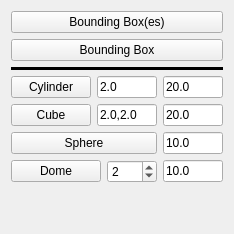
             <widget class="QWidget" name="Objects_Tab2">
              <property name="enabled">
               <bool>true</bool>
              </property>
              <property name="minimumSize">
               <size>
                <width>0</width>
                <height>0</height>
               </size>
              </property>
              <attribute name="icon">
               <iconset>
                <normaloff>../../../../../../../../home/laurent/Documents/03_Plans/Python/Icons/WF_box.svg</normaloff>../../../../../../../../home/laurent/Documents/03_Plans/Python/Icons/WF_box.svg</iconset>
              </attribute>
              <attribute name="title">
               <string>Object</string>
              </attribute>
              <layout class="QGridLayout" name="gridLayout_12">
               <item row="0" column="0">
                <widget class="QPushButton" name="button_boundingboxes">
                 <property name="maximumSize">
                  <size>
                   <width>16777215</width>
                   <height>16777215</height>
                  </size>
                 </property>
                 <property name="toolTip">
                  <string>Create bounding boxes around each of selected object(s).</string>
                 </property>
                 <property name="text">
                  <string>Bounding Box(es)</string>
                 </property>
                 <property name="icon">
                  <iconset>
                   <normaloff>../../../../../../../../home/laurent/Documents/03_Plans/Python/Icons/WF_boundingBoxes.svg</normaloff>../../../../../../../../home/laurent/Documents/03_Plans/Python/Icons/WF_boundingBoxes.svg</iconset>
                 </property>
                 <property name="iconSize">
                  <size>
                   <width>32</width>
                   <height>32</height>
                  </size>
                 </property>
                </widget>
               </item>
               <item row="1" column="0">
                <widget class="QPushButton" name="button_boundingbox">
                 <property name="maximumSize">
                  <size>
                   <width>16777215</width>
                   <height>16777215</height>
                  </size>
                 </property>
                 <property name="toolTip">
                  <string>Create one bounding box around all of selected object(s).</string>
                 </property>
                 <property name="text">
                  <string>Bounding Box</string>
                 </property>
                 <property name="icon">
                  <iconset>
                   <normaloff>../../../../../../../../home/laurent/Documents/03_Plans/Python/Icons/WF_boundingBox.svg</normaloff>../../../../../../../../home/laurent/Documents/03_Plans/Python/Icons/WF_boundingBox.svg</iconset>
                 </property>
                 <property name="iconSize">
                  <size>
                   <width>32</width>
                   <height>32</height>
                  </size>
                 </property>
                </widget>
               </item>
               <item row="2" column="0">
                <widget class="Line" name="line">
                 <property name="frameShadow">
                  <enum>QFrame::Plain</enum>
                 </property>
                 <property name="lineWidth">
                  <number>4</number>
                 </property>
                 <property name="midLineWidth">
                  <number>0</number>
                 </property>
                 <property name="orientation">
                  <enum>Qt::Horizontal</enum>
                 </property>
                </widget>
               </item>
               <item row="3" column="0">
                <layout class="QGridLayout" name="gridLayout_6">
                 <item row="0" column="0">
                  <widget class="QPushButton" name="button_cylinder_create">
                   <property name="toolTip">
                    <string>Create a Cylinder:
- First select an Axis and a Ref. Point. 
- Define Diameter and Length if needed.
Then Click the button...
It will create a Cylinder aligned on the selected axis 
with one of the extremities at the Ref. point.</string>
                   </property>
                   <property name="text">
                    <string>Cylinder</string>
                   </property>
                   <property name="icon">
                    <iconset>
                     <normaloff>../../../../../../../../home/laurent/Documents/03_Plans/Python/Icons/WF_cylinder.svg</normaloff>../../../../../../../../home/laurent/Documents/03_Plans/Python/Icons/WF_cylinder.svg</iconset>
                   </property>
                   <property name="iconSize">
                    <size>
                     <width>32</width>
                     <height>32</height>
                    </size>
                   </property>
                  </widget>
                 </item>
                 <item row="0" column="1">
                  <widget class="QLineEdit" name="diameter_cylinder">
                   <property name="sizePolicy">
                    <sizepolicy hsizetype="Minimum" vsizetype="Fixed">
                     <horstretch>0</horstretch>
                     <verstretch>0</verstretch>
                    </sizepolicy>
                   </property>
                   <property name="minimumSize">
                    <size>
                     <width>50</width>
                     <height>0</height>
                    </size>
                   </property>
                   <property name="maximumSize">
                    <size>
                     <width>60</width>
                     <height>16777215</height>
                    </size>
                   </property>
                   <property name="toolTip">
                    <string>Diameter of the Cylinder.</string>
                   </property>
                   <property name="text">
                    <string>2.0</string>
                   </property>
                  </widget>
                 </item>
                 <item row="0" column="2">
                  <widget class="QLineEdit" name="length_cylinder">
                   <property name="sizePolicy">
                    <sizepolicy hsizetype="Minimum" vsizetype="Fixed">
                     <horstretch>0</horstretch>
                     <verstretch>0</verstretch>
                    </sizepolicy>
                   </property>
                   <property name="minimumSize">
                    <size>
                     <width>50</width>
                     <height>0</height>
                    </size>
                   </property>
                   <property name="maximumSize">
                    <size>
                     <width>60</width>
                     <height>16777215</height>
                    </size>
                   </property>
                   <property name="toolTip">
                    <string>Length of the Cylinder.
Negative value will reverse the direction from Ref. Point</string>
                   </property>
                   <property name="text">
                    <string>20.0</string>
                   </property>
                  </widget>
                 </item>
                </layout>
               </item>
               <item row="4" column="0">
                <layout class="QHBoxLayout" name="horizontalLayout_4">
                 <item>
                  <widget class="QPushButton" name="button_cube_create">
                   <property name="toolTip">
                    <string>Create a Cuboid:
- First select an Axis and a Ref. Point. 
- Define Dimensions if needed.
Then Click the button...
It will create a Cube aligned on the selected axis 
with one of the extremities at Ref. point.</string>
                   </property>
                   <property name="text">
                    <string>Cube</string>
                   </property>
                   <property name="icon">
                    <iconset>
                     <normaloff>../../../../../../../../home/laurent/Documents/03_Plans/Python/Icons/WF_cube.svg</normaloff>../../../../../../../../home/laurent/Documents/03_Plans/Python/Icons/WF_cube.svg</iconset>
                   </property>
                   <property name="iconSize">
                    <size>
                     <width>32</width>
                     <height>32</height>
                    </size>
                   </property>
                  </widget>
                 </item>
                 <item>
                  <widget class="QLineEdit" name="section_cube">
                   <property name="sizePolicy">
                    <sizepolicy hsizetype="Minimum" vsizetype="Fixed">
                     <horstretch>0</horstretch>
                     <verstretch>0</verstretch>
                    </sizepolicy>
                   </property>
                   <property name="minimumSize">
                    <size>
                     <width>50</width>
                     <height>0</height>
                    </size>
                   </property>
                   <property name="maximumSize">
                    <size>
                     <width>60</width>
                     <height>16777215</height>
                    </size>
                   </property>
                   <property name="toolTip">
                    <string>Section (Length, Width) of the Cube.</string>
                   </property>
                   <property name="text">
                    <string>2.0,2.0</string>
                   </property>
                  </widget>
                 </item>
                 <item>
                  <widget class="QLineEdit" name="height_cube">
                   <property name="sizePolicy">
                    <sizepolicy hsizetype="Minimum" vsizetype="Fixed">
                     <horstretch>0</horstretch>
                     <verstretch>0</verstretch>
                    </sizepolicy>
                   </property>
                   <property name="minimumSize">
                    <size>
                     <width>50</width>
                     <height>0</height>
                    </size>
                   </property>
                   <property name="maximumSize">
                    <size>
                     <width>60</width>
                     <height>16777215</height>
                    </size>
                   </property>
                   <property name="toolTip">
                    <string>Heigth of the Cube.
Negative value will reverse the direction from Ref. Point</string>
                   </property>
                   <property name="text">
                    <string>20.0</string>
                   </property>
                  </widget>
                 </item>
                </layout>
               </item>
               <item row="5" column="0">
                <layout class="QHBoxLayout" name="horizontalLayout_19">
                 <item>
                  <widget class="QPushButton" name="button_sphere_create">
                   <property name="toolTip">
                    <string>Create a Sphere shell:
- First select one or several Center Point(s). 
- Define Diameter if needed.
Then Click the button...
It will create Sphere shell(s) centered
at the selected point(s).</string>
                   </property>
                   <property name="text">
                    <string>Sphere</string>
                   </property>
                   <property name="icon">
                    <iconset>
                     <normaloff>../../../../../../../../home/laurent/Documents/03_Plans/Python/Icons/WF_sphere.svg</normaloff>../../../../../../../../home/laurent/Documents/03_Plans/Python/Icons/WF_sphere.svg</iconset>
                   </property>
                   <property name="iconSize">
                    <size>
                     <width>32</width>
                     <height>32</height>
                    </size>
                   </property>
                  </widget>
                 </item>
                 <item>
                  <widget class="QLineEdit" name="diameter_sphere">
                   <property name="sizePolicy">
                    <sizepolicy hsizetype="Minimum" vsizetype="Fixed">
                     <horstretch>0</horstretch>
                     <verstretch>0</verstretch>
                    </sizepolicy>
                   </property>
                   <property name="minimumSize">
                    <size>
                     <width>50</width>
                     <height>0</height>
                    </size>
                   </property>
                   <property name="maximumSize">
                    <size>
                     <width>60</width>
                     <height>16777215</height>
                    </size>
                   </property>
                   <property name="toolTip">
                    <string>Diameter of the Sphere.</string>
                   </property>
                   <property name="text">
                    <string>10.0</string>
                   </property>
                  </widget>
                 </item>
                </layout>
               </item>
               <item row="6" column="0">
                <layout class="QHBoxLayout" name="horizontalLayout_20">
                 <item>
                  <widget class="QPushButton" name="button_dome_create">
                   <property name="toolTip">
                    <string>Create a full geodesic dome shell:
- First select one or several Center Point(s). 
- Define Diameter and Frequency Parameter (Integer between 1 to 10) if needed.
Then Click the button...
It will create full geodesic dome shell(s) with a X-Y-symmetry plane   
for even frequencies and centered
at the selected point(s).

If Frequency Parameter = 1, the code create an icosahedron. 
An icosahedron is a polyhedron with 20 faces.

Original code from : Ulrich Brammer</string>
                   </property>
                   <property name="text">
                    <string>Dome</string>
                   </property>
                   <property name="icon">
                    <iconset>
                     <normaloff>../../../../../../../../home/laurent/Documents/03_Plans/Python/Icons/WF_dome.svg</normaloff>../../../../../../../../home/laurent/Documents/03_Plans/Python/Icons/WF_dome.svg</iconset>
                   </property>
                   <property name="iconSize">
                    <size>
                     <width>32</width>
                     <height>32</height>
                    </size>
                   </property>
                  </widget>
                 </item>
                 <item>
                  <widget class="QSpinBox" name="spin_frequency_dome">
                   <property name="minimumSize">
                    <size>
                     <width>40</width>
                     <height>0</height>
                    </size>
                   </property>
                   <property name="maximumSize">
                    <size>
                     <width>50</width>
                     <height>16777215</height>
                    </size>
                   </property>
                   <property name="toolTip">
                    <string>Frequency Parameter (Integer between 1 to 20).</string>
                   </property>
                   <property name="minimum">
                    <number>1</number>
                   </property>
                   <property name="maximum">
                    <number>20</number>
                   </property>
                   <property name="singleStep">
                    <number>1</number>
                   </property>
                   <property name="value">
                    <number>2</number>
                   </property>
                  </widget>
                 </item>
                 <item>
                  <widget class="QLineEdit" name="diameter_dome">
                   <property name="sizePolicy">
                    <sizepolicy hsizetype="Minimum" vsizetype="Fixed">
                     <horstretch>0</horstretch>
                     <verstretch>0</verstretch>
                    </sizepolicy>
                   </property>
                   <property name="minimumSize">
                    <size>
                     <width>50</width>
                     <height>0</height>
                    </size>
                   </property>
                   <property name="maximumSize">
                    <size>
                     <width>60</width>
                     <height>16777215</height>
                    </size>
                   </property>
                   <property name="toolTip">
                    <string>Diameter of the Dome.</string>
                   </property>
                   <property name="text">
                    <string>10.0</string>
                   </property>
                  </widget>
                 </item>
                </layout>
               </item>
               <item row="7" column="0">
                <spacer name="verticalSpacer">
                 <property name="orientation">
                  <enum>Qt::Vertical</enum>
                 </property>
                 <property name="sizeHint" stdset="0">
                  <size>
                   <width>20</width>
                   <height>40</height>
                  </size>
                 </property>
                </spacer>
               </item>
              </layout>
             </widget>
